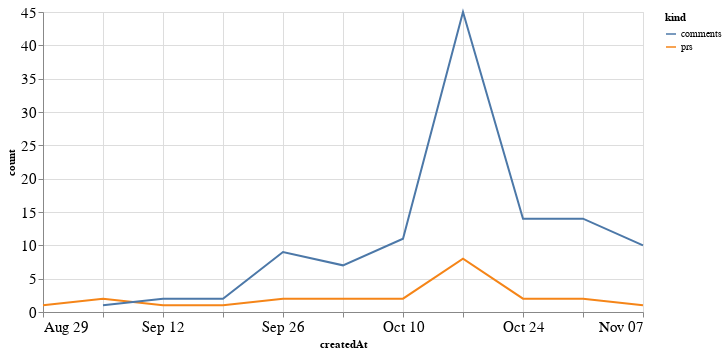

Source (notebook cell):
### Code cell
alt.Chart(total_time, width=600).mark_line().encode(
    x='createdAt',
    y='count',
    color='kind'
)

### Figure 1 — Vega-Lite specification as saved in the notebook (floating-point values rounded to 4 significant figures)
{"config": {"axisLeft": {"labelFontSize": 15}, "axisBottom": {"labelFontSize": 15}}, "data": {"name": "data-93d430c31780a738bda02f06c991e621"}, "mark": "line", "encoding": {"color": {"type": "nominal", "field": "kind"}, "x": {"type": "temporal", "field": "createdAt"}, "y": {"type": "quantitative", "field": "count"}}, "width": 600, "$schema": "https://vega.github.io/schema/vega-lite/v4.8.1.json", "datasets": {"data-93d430c31780a738bda02f06c991e621": [{"createdAt": "2021-08-29T00:00:00", "kind": "prs", "count": 1.0}, {"createdAt": "2021-09-05T00:00:00", "kind": "prs", "count": 2.0}, {"createdAt": "2021-09-12T00:00:00", "kind": "prs", "count": 1.0}, {"createdAt": "2021-09-19T00:00:00", "kind": "prs", "count": 1.0}, {"createdAt": "2021-09-26T00:00:00", "kind": "prs", "count": 2.0}, {"createdAt": "2021-10-03T00:00:00", "kind": "prs", "count": 2.0}, {"createdAt": "2021-10-10T00:00:00", "kind": "prs", "count": 2.0}, {"createdAt": "2021-10-17T00:00:00", "kind": "prs", "count": 8.0}, {"createdAt": "2021-10-24T00:00:00", "kind": "prs", "count": 2.0}, {"createdAt": "2021-10-31T00:00:00", "kind": "prs", "count": 2.0}, {"createdAt": "2021-11-07T00:00:00", "kind": "prs", "count": 1.0}, {"createdAt": "2021-08-29T00:00:00", "kind": "comments", "count": null}, {"createdAt": "2021-09-05T00:00:00", "kind": "comments", "count": 1.0}, {"createdAt": "2021-09-12T00:00:00", "kind": "comments", "count": 2.0}, {"createdAt": "2021-09-19T00:00:00", "kind": "comments", "count": 2.0}, {"createdAt": "2021-09-26T00:00:00", "kind": "comments", "count": 9.0}, {"createdAt": "2021-10-03T00:00:00", "kind": "comments", "count": 7.0}, {"createdAt": "2021-10-10T00:00:00", "kind": "comments", "count": 11.0}, {"createdAt": "2021-10-17T00:00:00", "kind": "comments", "count": 45.0}, {"createdAt": "2021-10-24T00:00:00", "kind": "comments", "count": 14.0}, {"createdAt": "2021-10-31T00:00:00", "kind": "comments", "count": 14.0}, {"createdAt": "2021-11-07T00:00:00", "kind": "comments", "count": 10.0}]}}
